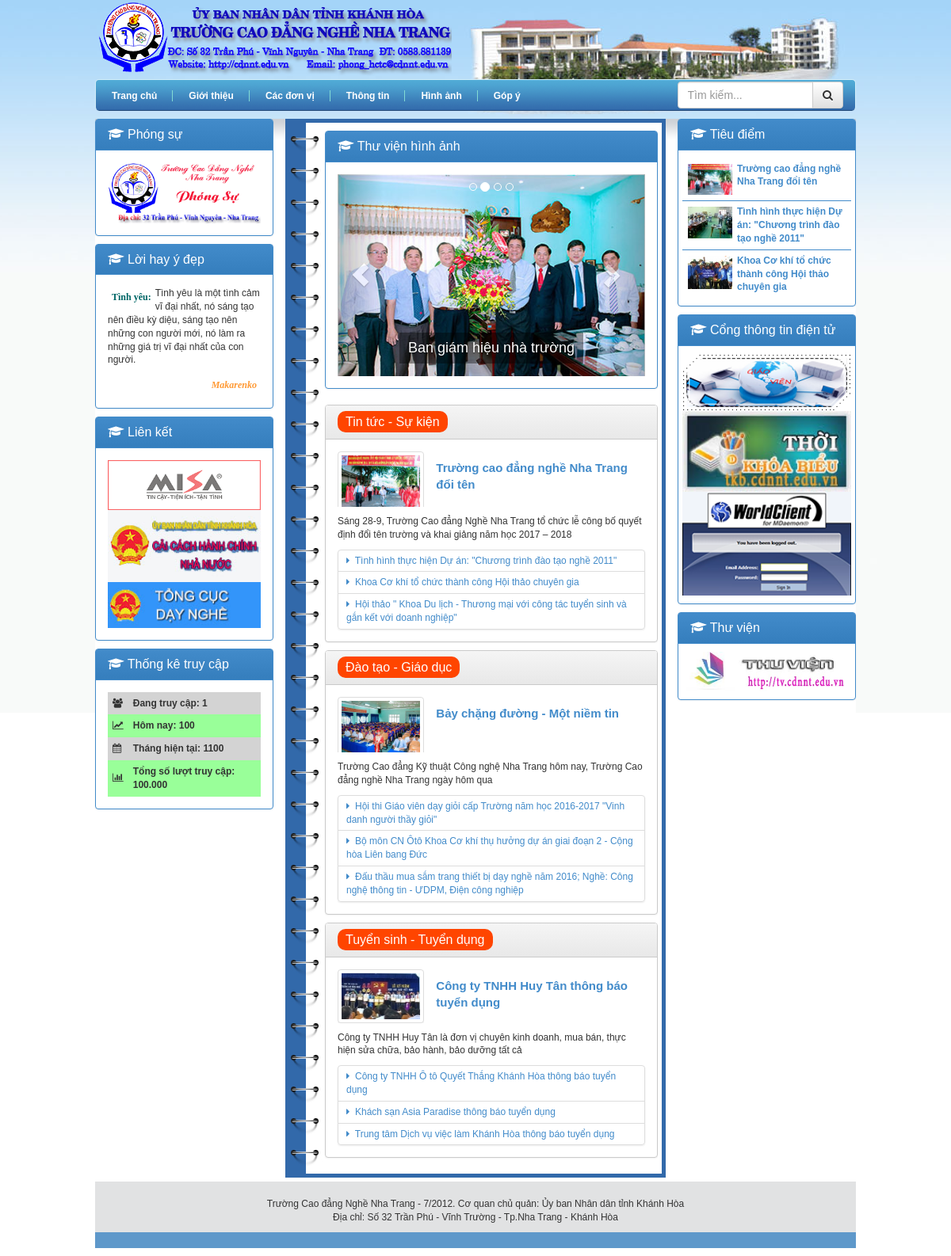
The page / on the database its author committed.
### tables this page shows
CREATE TABLE `categories` (
  `id_cate` int(11) NOT NULL,
  `label` varchar(100) NOT NULL,
  `url` varchar(100) NOT NULL,
  `type` int(11) NOT NULL,
  `sort` int(11) NOT NULL,
  `parent_id` int(11) NOT NULL,
  `date_created` datetime NOT NULL
);

CREATE TABLE `posts` (
  `id_post` int(11) NOT NULL,
  `title` text NOT NULL,
  `descr` text NOT NULL,
  `url_thumb` text NOT NULL,
  `slug` text NOT NULL,
  `keywords` text NOT NULL,
  `body` longtext NOT NULL,
  `cate_1_id` int(11) NOT NULL,
  `cate_2_id` int(11) NOT NULL,
  `author_id` int(11) NOT NULL,
  `status` int(11) NOT NULL,
  `view` int(11) NOT NULL,
  `date_posted` datetime NOT NULL
);

### index.php (called while the page is built)
<?php
	require_once 'core/init.php';
	require_once 'includes/header.php';
	require_once 'templates/content.php';
	require_once 'includes/footer.php';
?>

### core/init.php (called while the page is built, shortened)
<?php
	require_once 'admin/classes/DB.php';
	$db = new DB();
	$db->connect();
	$db->set_char('utf8');
	$_DOMAIN = 'http://localhost:7000/Project/Project-01/';
	$_CSS = 'http://localhost:7000/Project/Project-01/front-end/css/';
	$_IMG = 'http://localhost:7000/Project/Project-01/front-end/images/';
	$sql_get_date_web = "SELECT * FROM website";
	if ($db->num_rows($sql_get_date_web)) {
		$data_web = $db->fetch_assoc($sql_get_date_web, 1);
	}
?>

### admin/classes/DB.php (called while the page is built, shortened)
<?php
	class DB{
		private 	$hostname	= 'localhost',
					$username 	= 'root',
					$password 	= '',
					$dbname 	= 'cdnnt';
		public $cn = null;
		public function connect(){
			$this->cn = mysqli_connect($this->hostname, $this->username, $this->password, $this->dbname);
		}
		public function num_rows($sql = null){
			if ($this->cn) {
				$query = mysqli_query($this->cn, $sql);
				if ($query) {
					$row = mysqli_num_rows($query);
					return $row;
				}
			}
		}
		public function fetch_assoc($sql = null, $type){
			if ($this->cn) {
				$query = mysqli_query($this->cn, $sql);
				if ($query) {
					if ($type == 0) {
						while ($row = mysqli_fetch_assoc($query)) {
							$data[] = $row;
						}
						return $data;
					} elseif ($type == 1) {
						$data = mysqli_fetch_assoc($query);
						return $data;
					}
				}
			}
		}
		public function set_char($uni){
			if ($this->cn) {
				mysqli_set_charset($this->cn, $uni);
			}
		}
	}

### templates/latest-news.php (the view, shortened to what this page needs)
<?php
	require_once 'templates/sidebar-left.php';
?>
<article class="content col-md-6 block">
	<div class="panel panel-primary slidebar">
		<div class="panel-heading">
			<h3 class="panel-title">
				<span class="fa fa-graduation-cap"></span> Thư viện hình ảnh
			</h3>
		</div>
		<div class="panel-body">
			<div id="imageCarousel" class="carousel slide" data-interval="2000">
				<ol class="carousel-indicators">
					<li data-target="#imageCarousel" data-slide-to="0" class="active"></li>
					<li data-target="#imageCarousel" data-slide-to="1"></li>
					<li data-target="#imageCarousel" data-slide-to="2"></li>
					<li data-target="#imageCarousel" data-slide-to="3"></li>
				</ol>
				<div class="carousel-inner">
					<div class="item">
						<a href="#">
							<img src="front-end/images/02.jpg" class="img-responsive">
							<div class="carousel-caption">
								<h4>Ban giám hiệu nhà trường</h4>
							</div>
						</a>
					</div>
				</div>
				<a href="#imageCarousel" class="carousel-control left" data-slide="prev">
					<span class="glyphicon glyphicon-chevron-left"></span>
				</a>
				<a href="#imageCarousel" class="carousel-control right" data-slide="next">
					<span class="glyphicon glyphicon-chevron-right"></span>
				</a>
			</div>
		</div>
	</div>
	<?php
		$sql_cate_news = "SELECT * FROM categories WHERE parent_id = 3";
		foreach ($db->fetch_assoc($sql_cate_news, 0) as $data_cate) {
	?>
	<div class="panel panel-default news">
		<div class="panel-heading">
			<span class="panel-title"><?= $data_cate['label'] ?></span>
		</div>
		<div class="panel-body">
			<?php
				$sql_post_news = "SELECT * FROM posts WHERE cate_2_id = $data_cate[id_cate] AND status = 1";
				$data_post_first = $db->fetch_assoc($sql_post_news, 1);
			?>
			<div class="row">
				<div class="col-md-4">
					<div class="img-edit">
						<img src="<?= $_DOMAIN.$data_post_first['url_thumb'] ?>" class="img-thumbnail">
					</div>
				</div>
				<div class="col-md-8 title-post">
					<h4><a href="<?= $_DOMAIN . $data_post_first['slug'] . '-' . $data_post_first['id_post'] ?>.html"><?= $data_post_first['title'] ?></a></h4>
				</div>
				<div class="col-md-12 desc-post">
					<p><?= $data_post_first['descr'] ?></p>
				</div>
			</div>
			<div class="list-group">
				<?php
					foreach ($db->fetch_assoc($sql_post_news, 0) as $data_post) {
						if ($data_post['id_post'] == $data_post_first['id_post']) {
							continue;
						}
				?>
				<a class="list-group-item" href="<?= $_DOMAIN . $data_post['slug']. '-' . $data_post['id_post'] ?>.html"><span class="fa fa-caret-right"></span>&nbsp; <?= $data_post['title'] ?></a>
				<?php } ?>
			</div>
		</div>
	</div>
	<?php } ?>
</article>
<?php
	require_once 'templates/sidebar-right.php';
?>

### includes/header.php (shortened to what this page needs)
<!DOCTYPE html>
<html lang="en">
	<head>
		<link rel="stylesheet" type="text/css" href="<?= $_CSS ?>bootstrap.min.css">
		<link rel="stylesheet" type="text/css" href="<?= $_CSS ?>bootstrap-theme.min.css">
		<link rel="stylesheet" type="text/css" href="<?= $_CSS ?>font-awesome.min.css">
		<link rel="stylesheet" type="text/css" href="<?= $_CSS ?>lightbox.min.css">
		<link rel="stylesheet" type="text/css" href="<?= $_CSS ?>jquery.bxslider.min.css">
		<link rel="stylesheet" type="text/css" href="<?= $_CSS ?>common.css">
	</head>
	<body>
		<main id="wrapper">
			<header>
				<a href="<?= $_DOMAIN ?>">
					<img src="<?= $_IMG ?>logo.png" title="Trường Cao đẳng nghề Nha Trang" />
				</a>
			</header>
			<nav>
				<ul class="menu">
					<li>
						<a href="<?= $_DOMAIN ?>">Trang chủ
						</a>
					</li>
					<?php
						$sql_get_list_menu_1 = "SELECT * FROM categories WHERE type = '1' ORDER BY sort ASC";
						if ($db->num_rows($sql_get_list_menu_1)) {
							foreach ($db->fetch_assoc($sql_get_list_menu_1, 0) as $data_menu_1) {
					?>
					<li>
						<a href="<?= $_DOMAIN ?>category/<?= $data_menu_1['url'] ?>">
							<?= $data_menu_1['label'] ?>
						</a>
						<?php
							$sql_get_list_menu_2 = "SELECT * FROM categories WHERE type = '2' AND parent_id = '$data_menu_1[id_cate]' ORDER BY sort ASC";
							if ($db->num_rows($sql_get_list_menu_2)) {
						?>
							<?php
									foreach ($db->fetch_assoc($sql_get_list_menu_2, 0) as $data_menu_2) {
							?>
							<li>
								<a href="<?= $_DOMAIN ?>category/<?= $data_menu_2['url'] ?>">
									<?= $data_menu_2['label'] ?>
								</a>
							</li>
							<?php
									}
							?>
						<?php
							}
						?>
					</li>
					<?php
							}
						}
					?>
					<li>
						<a href="<?= $_DOMAIN ?>category/photos">Hình ảnh</a>
					</li>
					<li>
						<a href="<?= $_DOMAIN ?>category/contact">Góp ý</a>
					</li>
				</ul>
				<div class="search pull-right col-md-3">
					<form action="<?= $_DOMAIN ?>" method="GET">
						<div class="input-group">
					      	<input type="text" class="form-control" name="s" placeholder="Tìm kiếm..." aria-label="Tìm kiếm...">
					      	<span class="input-group-btn">
					        	<button class="btn btn-default" type="button"><span class="fa fa-search"></span></button>
					      	</span>
					    </div>
				    </form>
				</div>
			</nav>

### templates/content.php
<section>
<?php
	if (isset($_GET['sp']) && isset($_GET['id'])) {
		require_once 'templates/posts.php';
	} else if (isset($_GET['sc']) &&  $_GET['sc'] == 'contact') {
		require_once 'templates/contact.php';
	} else if (isset($_GET['sc']) &&  $_GET['sc'] == 'photos') {
		require_once 'templates/photos.php';
	} else if (isset($_GET['sc'])) {
		require_once 'templates/categories.php';
	} else if (isset($_GET['s'])) {
		require_once 'templates/search.php';
	} else {
		require_once 'templates/latest-news.php';
	}
?>
</section>

### templates/sidebar-left.php
<article class="aside-left col-md-3 block">
	<div class="panel panel-primary">
		<div class="panel-heading">
			<h3 class="panel-title"><span class="fa fa-graduation-cap"></span> Phóng sự</h3>
		</div>
		<div class="panel-body">
			<a href="#">
				<img src="<?= $_IMG ?>phongsu0.2.gif" class="img-full">
			</a>
		</div>
	</div>
	<div class="panel panel-primary">
		<div class="panel-heading">
			<h3 class="panel-title"><span class="fa fa-graduation-cap"></span> Lời hay ý đẹp</h3>
		</div>
		<div class="panel-body">
			<span class="sp1">Tình yêu:</span>
			<p> Tình yêu là một tình cảm vĩ đại nhất, nó sáng tạo nên điều kỳ diệu, sáng tạo nên những con người mới, nó làm ra những giá trị vĩ đại nhất của con người. </p>
			<span class="sp2">
				<b>Makarenko</b>
			</span>
		</div>
	</div>
	<div class="panel panel-primary">
		<div class="panel-heading">
			<h3 class="panel-title"><span class="fa fa-graduation-cap"></span> Liên kết</h3>
		</div>
		<div class="panel-body">
			<a href="#"><img src="<?= $_IMG ?>gtktm_302x100_2.gif" class="img-full"></a>
			<a href="#"><img src="<?= $_IMG ?>mautrang.jpg" class="img-full"></a>
			<a href="#"><img src="<?= $_IMG ?>tcdn1_1.jpg" class="img-full"></a>
		</div>
	</div>
	<div class="panel panel-primary">
		<div class="panel-heading">
			<h3 class="panel-title"><span class="fa fa-graduation-cap"></span> Thống kê truy cập</h3>
		</div>
		<div class="panel-body">
			<table>
				<tr>
					<td><span class="fa fa-users"></span></td>
					<td>Đang truy cập: 1</td>
				</tr>
				<tr>
					<td><span class="fa fa-line-chart"></span></td>
					<td>Hôm nay: 100</td>
				</tr>
				<tr>
					<td><span class="fa fa-calendar"></span></td>
					<td>Tháng hiện tại: 1100</td>
				</tr>
				<tr>
					<td><span class="fa fa-bar-chart"></span></td>
					<td>Tổng số lượt truy cập: 100.000</td>
				</tr>
			</table>
		</div>
	</div>
</article>

### templates/sidebar-right.php
<article class="aside-right col-md-3 block">
	<div class="panel panel-primary">
		<div class="panel-heading">
			<h3 class="panel-title"><span class="fa fa-graduation-cap"></span> Tiêu điểm</h3>
		</div>
		<div class="panel-body">
			<ul>
				<?php
					$sql_hot_post = "SELECT * FROM posts WHERE cate_1_id = 3 AND status = 1 ORDER BY id_post ASC LIMIT 0, 3";
					foreach ($db->fetch_assoc($sql_hot_post, 0) as $data_post) {
				?>
				<li>
					<a href="<?= $_DOMAIN . $data_post['slug'] . '-' . $data_post['id_post'] ?>.html"><img src="<?= $_DOMAIN . $data_post['url_thumb'] ?>"></a>
					<a href="<?= $_DOMAIN . $data_post['slug'] . '-' . $data_post['id_post'] ?>.html"><?= $data_post['title'] ?></a>
				</li>
				<?php } ?>
			</ul>
		</div>
	</div>
	<div class="panel panel-primary application">
		<div class="panel-heading">
			<h3 class="panel-title"><span class="fa fa-graduation-cap"></span> Cổng thông tin điện tử</h3>
		</div>
		<div class="panel-body">
			<a href="<?= $_DOMAIN ?>"><img src="<?= $_IMG ?>cong-thong-tin1-300x225_1.png" class="img-full"></a>
			<a href="<?= $_DOMAIN ?>"><img src="<?= $_IMG ?>tkb2_2.jpg" class="img-full"></a>
			<a href="<?= $_DOMAIN ?>"><img src="<?= $_IMG ?>thu_1.png" class="img-full"></a>
		</div>
	</div>
	<div class="panel panel-primary">
		<div class="panel-heading">
			<h3 class="panel-title"><span class="fa fa-graduation-cap"></span> Thư viện</h3>
		</div>
		<div class="panel-body">
			<a href="<?= $_DOMAIN ?>"><img src="<?= $_IMG ?>tv.jpg" class="img-full"></a>
		</div>
	</div>
</article>

### includes/footer.php (shortened to what this page needs)
			<footer>
				<p>
					Trường Cao đẳng Nghề Nha Trang - 7/2012. Cơ quan chủ quản: Ủy ban Nhân dân tỉnh Khánh Hòa <br>
					Địa chỉ: Số 32 Trần Phú - Vĩnh Trường - Tp.Nha Trang - Khánh Hòa <br>
				</p>
			</footer>
		</main>
	</body>
</html>

### front-end/css/common.css (style rules this page uses)
body { background: url('../images/bg.jpg') no-repeat center top; font: 12px/1.4 Arial,Helvetica,sans-serif; box-sizing: border-box; -moz-box-sizing: border-box; -webkit-box-sizing: border-box; }
img { max-width: 100%; }
.img-full { width: 100%; }
ul { list-style: none; padding: 0; }
.panel-default { border-color: #cacaca; }
.panel-default > .panel-heading { border-color: #cacaca; }
.list-group { margin-bottom: 0; }
a.list-group-item { padding-left: 5px; color: #428bca; padding: 5px 10px; }
.carousel-indicators { bottom: 0; top: 10px; }
.img-responsive, .thumbnail>img, .thumbnail a>img, .carousel-inner>.item>img, .carousel-inner>.item>a>img { max-height: 275px; }
.carousel-inner { max-height: 255px; }
.carousel-caption { background: rgba(0, 0, 0, .4); color: #fff; padding: 0; bottom: 30px; }
main { max-width: 960px; margin: 0 auto; }
header { width: 100%; height: 100px; margin: 0 auto; }
nav { width: 100%; float: left; height: 40px; background: url('../images/nav-bg.gif')repeat-x; border-top: 1px solid #d1edf9; border-left: 1px solid #d1edf9; border-right: 1px solid #d1edf9; border-radius: 5px; -webkit-border-radius: 5px; -moz-border-radius: 5px; }
nav > ul.menu { line-height: 40px; float: left; list-style: none; }
nav .menu > li { float:left; position: relative; background: url('../images/mainnav-sep.gif') center right no-repeat; }
nav .menu > li:last-child { background:no-repeat; }
nav .menu > li > a { display: block; float: left; font-weight: 700; padding: 0 20px 0 20px; cursor: pointer; color: #ffffff; font-weight: 700; text-decoration: none; }
nav .search { margin-top: 2px; }
section { margin-bottom: 5px; background: #fff url('../images/centar_bg.gif') repeat-x; margin-top: 10px; float: left; }
.aside-left { padding-left: 0; }
.aside-left .panel img { width: 100%; }
.panel { margin-bottom: 10px; }
.panel .sp1 { font-family: verdana; text-decoration: blink; color: #066; font-weight: bold; float: left; margin: 5px; }
.panel .sp2 { font-family: "Time New Roman", Times, serif; font-style: italic; color: #F93; font-weight: bold; float: right; margin: 5px; }
.slidebar { margin-bottom: 20px; }
.content { background: url(../images/conten_bg.jpg) repeat-y; border-right: 5px solid #3269AA; border-bottom: 5px solid #3269AA; border-top: 5px solid #3269AA; padding: 10px 5px 10px 50px; }
.content .img-edit { max-width: 100%; max-height:70px; overflow: hidden; }
.content .panel-default .panel-title { background: orangered; padding: 5px 10px; color: #fff; border-radius: 10px; position: relative; }
.news .title-post { padding-left: 0; }
.news .title-post h4 { font-weight: bold; font-size: 15px; line-height: 1.4; }
.news .desc-post { margin-top: 10px; }
table td { padding: 6px; font-weight: bold; }
table tr:nth-child(2n+1) { background: #D3D3D3; }
table tr:nth-child(2n) { background: #99FF99; }
.aside-right { padding-right: 0; }
.aside-right .panel-body { padding: 10px 5px; }
.aside-right .application img { width: 100%; }
.aside-right .panel ul li { background: #FFF; padding: 5px; border-bottom: 1px solid #428bca; float: left; }
.aside-right .panel ul li:last-child { border-bottom: none; }
.aside-right .panel ul li a { font-weight: bold; }
.aside-right .panel ul li a img { padding: 2px; width: 60px; float: left; margin-right: 4px; }
footer { width: 100%; background: #e1e2e3; clear: both; text-align: center; }
footer p { padding: 20px 0 10px; border-bottom: 20px solid #5E98CA; }
@media screen and (min-width: 768px) { .carousel-indicators { bottom: 0; } }
@media screen and (min-width: 768px) { .carousel-caption { padding-bottom: 0; } }

### rows shown on the page
categories: label "Giới thiệu"
categories: label "Các đơn vị"
categories: label "Thông tin"
categories: label "Tin tức - Sự kiện", posts.url_thumb (picture), posts.title "Trường cao đẳng nghề Nha Trang đổi tên", posts.descr "Sáng 28-9, Trường Cao đẳng Nghề Nha Trang tổ chức lễ công bố quyết định đổi tên trường và khai giảng năm học 2017 – 2018"
posts: title "Tình hình thực hiện Dự án: \"Chương trình đào tạo nghề 2011\"", url_thumb (picture)
posts: title "Khoa Cơ khí tổ chức thành công Hội thảo chuyên gia", url_thumb (picture)
posts: title "Hội thảo \" Khoa Du lịch - Thương mại với công tác tuyển sinh và gắn kết với doanh nghiệp\""
categories: label "Đào tạo - Giáo dục", posts.url_thumb (picture), posts.title "Bảy chặng đường - Một niềm tin", posts.descr "Trường Cao đẳng Kỹ thuật Công nghệ Nha Trang hôm nay, Trường Cao đẳng nghề Nha Trang ngày hôm qua"
posts: title "Hội thi Giáo viên dạy giỏi cấp Trường năm học 2016-2017 \"Vinh danh người thầy giỏi\""
posts: title "Bộ môn CN Ôtô Khoa Cơ khí thụ hưởng dự án giai đoạn 2 - Cộng hòa Liên bang Đức"
posts: title "Đấu thầu mua sắm trang thiết bị dạy nghề năm 2016; Nghề: Công nghệ thông tin - ƯDPM, Điện công nghiệp"
categories: label "Tuyển sinh - Tuyển dụng", posts.url_thumb (picture), posts.title "Công ty TNHH Huy Tân thông báo tuyển dụng", posts.descr "Công ty TNHH Huy Tân là đơn vị chuyên kinh doanh, mua bán, thực hiện sửa chữa, bảo hành, bảo dưỡng tất cả"
posts: title "Công ty TNHH Ô tô Quyết Thắng Khánh Hòa thông báo tuyển dụng"
posts: title "Khách sạn Asia Paradise thông báo tuyển dụng"
posts: title "Trung tâm Dịch vụ việc làm Khánh Hòa thông báo tuyển dụng"
posts: url_thumb (picture), title "Trường cao đẳng nghề Nha Trang đổi tên"
